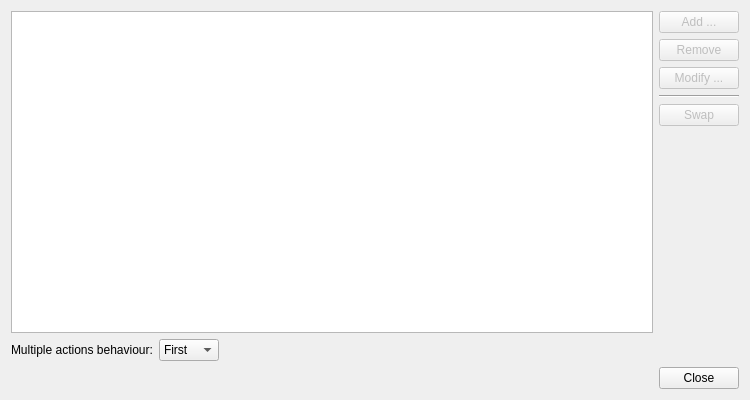
<?xml version="1.0" encoding="UTF-8"?>
<ui version="4.0">
 <class>MainWindow</class>
 <widget class="QDialog" name="MainWindow">
  <property name="geometry">
   <rect>
    <x>0</x>
    <y>0</y>
    <width>750</width>
    <height>400</height>
   </rect>
  </property>
  <property name="windowTitle">
   <string>Global Actions Manager</string>
  </property>
  <layout class="QVBoxLayout" name="verticalLayout_2">
   <item>
    <layout class="QHBoxLayout" name="horizontalLayout_2">
     <item>
      <widget class="QTableView" name="actions_TV">
       <property name="editTriggers">
        <set>QAbstractItemView::DoubleClicked|QAbstractItemView::EditKeyPressed</set>
       </property>
       <property name="alternatingRowColors">
        <bool>true</bool>
       </property>
       <property name="selectionMode">
        <enum>QAbstractItemView::ExtendedSelection</enum>
       </property>
       <property name="selectionBehavior">
        <enum>QAbstractItemView::SelectRows</enum>
       </property>
       <property name="sortingEnabled">
        <bool>true</bool>
       </property>
       <property name="wordWrap">
        <bool>false</bool>
       </property>
       <attribute name="horizontalHeaderStretchLastSection">
        <bool>true</bool>
       </attribute>
       <attribute name="verticalHeaderVisible">
        <bool>false</bool>
       </attribute>
      </widget>
     </item>
     <item>
      <layout class="QVBoxLayout" name="verticalLayout">
       <item>
        <widget class="QPushButton" name="add_PB">
         <property name="enabled">
          <bool>false</bool>
         </property>
         <property name="text">
          <string>Add ...</string>
         </property>
        </widget>
       </item>
       <item>
        <widget class="QPushButton" name="remove_PB">
         <property name="enabled">
          <bool>false</bool>
         </property>
         <property name="text">
          <string>Remove</string>
         </property>
        </widget>
       </item>
       <item>
        <widget class="QPushButton" name="modify_PB">
         <property name="enabled">
          <bool>false</bool>
         </property>
         <property name="text">
          <string>Modify ...</string>
         </property>
        </widget>
       </item>
       <item>
        <widget class="Line" name="line">
         <property name="orientation">
          <enum>Qt::Horizontal</enum>
         </property>
        </widget>
       </item>
       <item>
        <widget class="QPushButton" name="swap_PB">
         <property name="enabled">
          <bool>false</bool>
         </property>
         <property name="text">
          <string>Swap</string>
         </property>
        </widget>
       </item>
       <item>
        <spacer name="verticalSpacer">
         <property name="orientation">
          <enum>Qt::Vertical</enum>
         </property>
         <property name="sizeHint" stdset="0">
          <size>
           <width>20</width>
           <height>40</height>
          </size>
         </property>
        </spacer>
       </item>
      </layout>
     </item>
    </layout>
   </item>
   <item>
    <layout class="QHBoxLayout" name="horizontalLayout_3">
     <item>
      <widget class="QLabel" name="multipleActionsBehaviour_L">
       <property name="text">
        <string>Multiple actions behaviour:</string>
       </property>
      </widget>
     </item>
     <item>
      <widget class="QComboBox" name="multipleActionsBehaviour_CB">
       <item>
        <property name="text">
         <string>First</string>
        </property>
       </item>
       <item>
        <property name="text">
         <string>Last</string>
        </property>
       </item>
       <item>
        <property name="text">
         <string>None</string>
        </property>
       </item>
       <item>
        <property name="text">
         <string>All</string>
        </property>
       </item>
      </widget>
     </item>
     <item>
      <spacer name="horizontalSpacer_2">
       <property name="orientation">
        <enum>Qt::Horizontal</enum>
       </property>
       <property name="sizeHint" stdset="0">
        <size>
         <width>40</width>
         <height>20</height>
        </size>
       </property>
      </spacer>
     </item>
    </layout>
   </item>
   <item>
    <layout class="QHBoxLayout" name="horizontalLayout">
     <item>
      <spacer name="horizontalSpacer">
       <property name="orientation">
        <enum>Qt::Horizontal</enum>
       </property>
       <property name="sizeHint" stdset="0">
        <size>
         <width>40</width>
         <height>20</height>
        </size>
       </property>
      </spacer>
     </item>
     <item>
      <widget class="QPushButton" name="close_PB">
       <property name="text">
        <string>Close</string>
       </property>
      </widget>
     </item>
    </layout>
   </item>
  </layout>
 </widget>
 <layoutdefault spacing="6" margin="11"/>
 <tabstops>
  <tabstop>actions_TV</tabstop>
  <tabstop>add_PB</tabstop>
  <tabstop>remove_PB</tabstop>
  <tabstop>modify_PB</tabstop>
  <tabstop>swap_PB</tabstop>
  <tabstop>close_PB</tabstop>
 </tabstops>
 <resources/>
 <connections>
  <connection>
   <sender>close_PB</sender>
   <signal>clicked()</signal>
   <receiver>MainWindow</receiver>
   <slot>close()</slot>
   <hints>
    <hint type="sourcelabel">
     <x>476</x>
     <y>281</y>
    </hint>
    <hint type="destinationlabel">
     <x>488</x>
     <y>260</y>
    </hint>
   </hints>
  </connection>
 </connections>
</ui>
